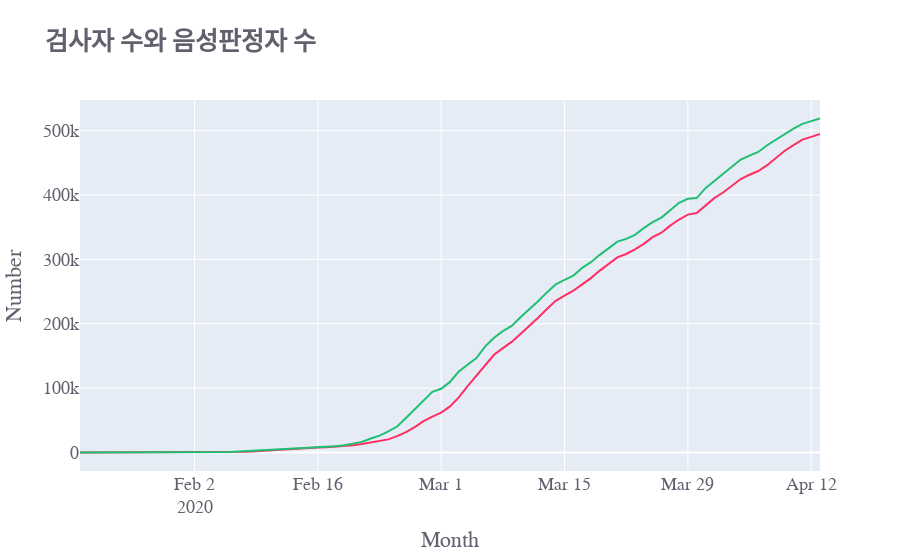

The cell this chart's notebook holds for it:
### Code cell
fig_1 = px.line(time, x='date', y='negative', color_discrete_sequence=[dth])
fig_2 = px.line(time, x='date', y='test', color_discrete_sequence=[rec])

fig = make_subplots(rows=1, cols=1, shared_xaxes=True)
fig.add_trace(fig_1['data'][0])
fig.add_trace(fig_2['data'][0])

fig.update_layout(title='<b>검사자 수와 음성판정자 수</b>',
                   xaxis_title='Month',
                   yaxis_title='Number',
                 font=dict(size=18,color='#60606e',family='Franklin Gothic' ))
fig.show()
